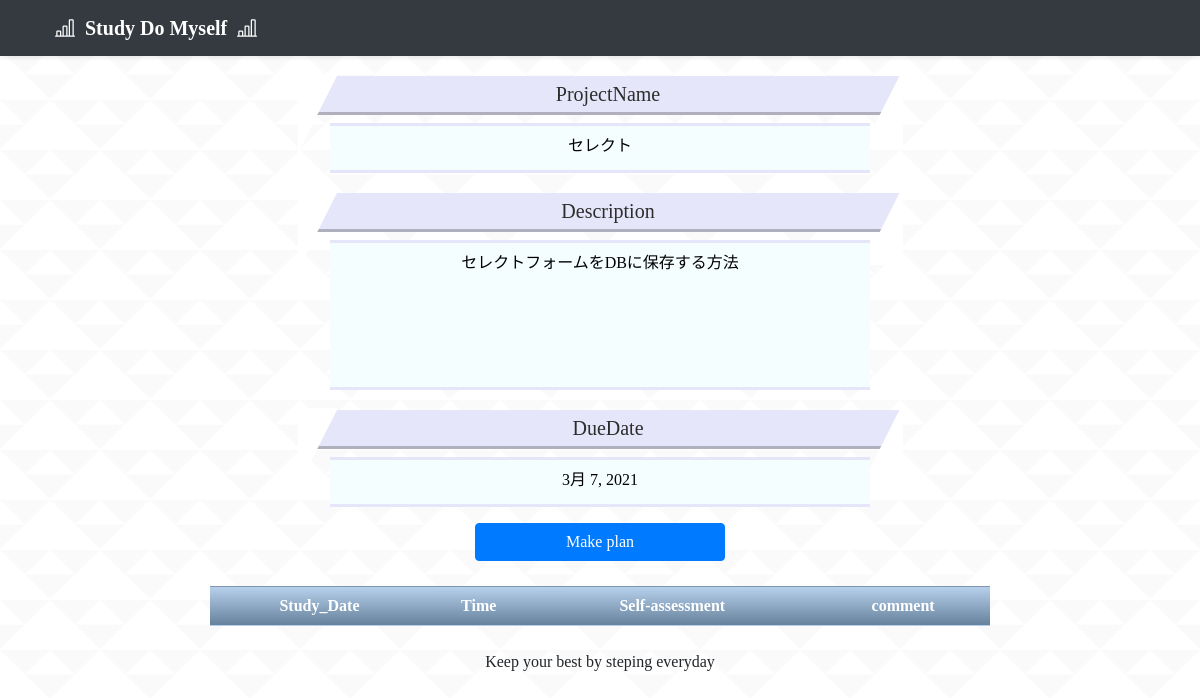
The page /project_detail/44/ on the database its author committed.
### studyapp/models.py (models this page shows, shortened)
class Project(models.Model):
    author = models.ForeignKey(settings.AUTH_USER_MODEL, on_delete=models.CASCADE)
    project_name = models.CharField('プロジェクト名', max_length=200, blank=False)
    description = models.TextField('目標', blank=False)
    expenses_item = models.CharField('経費項目', max_length=200, blank=True)
    expenses = models.CharField('経費', max_length=200, blank=True)
    build_date = models.DateField(verbose_name='作成日', blank=True, default=timezone.datetime.today())
    due_date = models.DateField(verbose_name='設定日', blank=True, null=True)

### studyapp/views.py (the view)
# urls.py: path('project_detail/<int:pk>/', projectdetail, name='project_detail'),
def projectdetail(request, pk):
    project = Project.objects.get(pk=pk)
    return render(request, 'project_detail.html', {'project':project, 'pk':pk})

### templates/project_detail.html (shortened to what this page needs)
{% extends 'base.html' %}
{% load static %}
{% block content %}
<!doctype html>
<html lang="ja">
<head>
  <link rel='stylesheet' href="{% static 'css/project_detail.css' %}">
</head>
<body>
  <header>
    <div class="navbar navbar-dark bg-dark shadow-sm">
      <div class="container d-flex justify-content-between">
        <a href="{% url 'mypage' %}" class="navbar-brand d-flex align-items-center">
          <strong>Study Do Myself</strong>
        </a>
      </div>
    </div>
  </header>
  <main role="main">
    <div class=contents>
      <h3 class=project_name> ProjectName </h3>
      <p class=box>{{ project.project_name }}</p>
      <h3 class=Description> Description </h3>
      <p class=descriptionbox>{{ project.description }}</p>
      <h3 class=due_date> DueDate </h3>
      <p class=box>{{ project.due_date }}</p>
      <a class="btn btn-primary" style="width:250px; margin-right:auto; margin-left:auto;" href="{% url 'setplan' pk=pk %}"
          role="button">Make plan</a>
      <table>
        <tr class='term'>
          <th> Study_Date </th>
          <th> Time </th>
          <th> Self-assessment </th>
          <th> comment </th>
        </tr>
      </table>
    </div>
  </main>
  <br>
  <footer>
    <div class="container-fluid" style="margin-right:auto; margin-left:auto; width:300px;">
      Keep your best by steping everyday
    </div>
  </footer>
</body>
</html>
{% endblock content %}

### studyapp/static/css/project_detail.css (style rules this page uses)
body { font-family: 'Comic Sans MS'; background-image: url(../img/triangle-mosaic.png); }
h3 { margin-top:20px; margin-left:auto; margin-right:auto; position: relative; padding: 5px 26px 5px 42px; width:50%; background: #e6e6fa; font-size: 20px; color: #2d2d2d; line-height: 1.3; border-bottom: solid 3px #afafbe; z-index:-2; }
h3:before { position: absolute; content: ''; left: -2px; top: -2px; width: 0; height: 0; border: none; border-left: solid 40px white; border-bottom: solid 79px transparent; z-index: -1; }
h3:after { position: absolute; content: ''; right: -3px; top: -7px; width: 0; height: 0; border: none; border-left: solid 40px transparent; border-bottom: solid 79px white; z-index: -1; }
.box { width:45%; height:50px; margin-right: auto; margin-left: auto; padding: 8px 19px; color: black; background: rgb(245, 254, 255); border-top: solid 3px #e6e6fa; border-bottom: solid 3px #e6e6fa; }
.descriptionbox { width:45%; height:150px; margin-right: auto; margin-left: auto; padding: 8px 19px; color: black; background: rgb(245, 254, 255); border-top: solid 3px #e6e6fa; border-bottom: solid 3px #e6e6fa; }
a { color :white; text-decoration: none; }
.contents { margin-left: auto; margin-right: auto; text-align: center; }
.container-fluid { text-align: center; }
footer { padding-left: auto; padding-right: auto; }
table { width: 65%; height: 40px; margin-top: 25px; border-collapse:separate; border-spacing: 0; margin-right: auto; margin-left: auto; }
tr.term { text-align: center; color:white; background: linear-gradient(#b7d1ec,#66819c); border-left: 1px solid #3c6690; border-top: 1px solid #3c6690; border-bottom: 1px solid #3c66909d; box-shadow: 0px 0.5px 0.5px rgba(255,255,255,0.3) inset; padding: 10px 0; }

### rows shown on the page
Project: project_name "セレクト", description "セレクトフォームをDBに保存する方法", due_date "3月 7, 2021"
